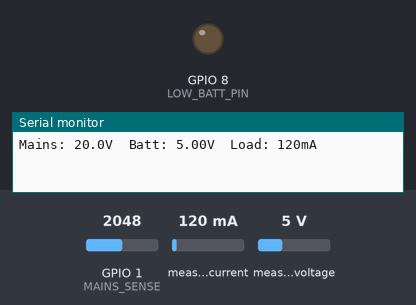
Bench run of a sketch on a simulated ESP32-S3. Parts: output pins drawn as LEDs (lit = HIGH), the last lines printed to the serial monitor. Inputs (shaded band) come from the test bench; at power-on: measured voltage 5 V, GPIO 1 (MAINS_SENSE) = 2048, measured current 120 mA.

Above: at 1.2 s.
1.3 s: measured voltage set to 3.6 V
3.2 s: measured voltage set to 3.1 V
At 4.4 s:
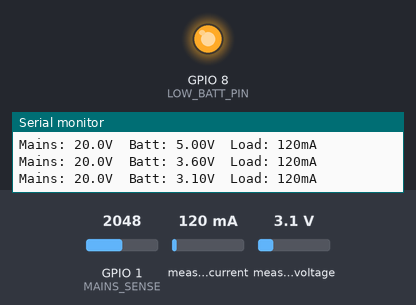
5.5 s: measured voltage set to 3.8 V
At 7.2 s:
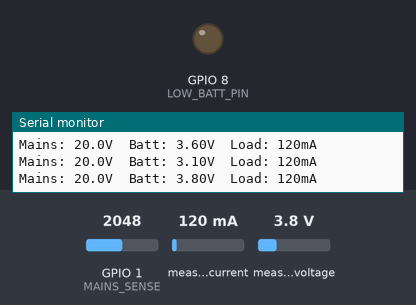
7.5 s: measured voltage set to 0.3 V
At 8.9 s:
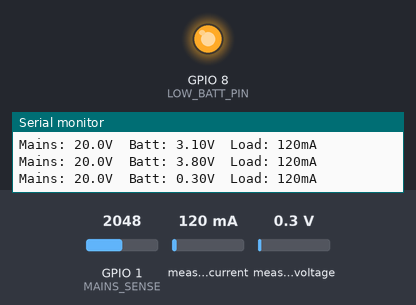
Timing chart, 0 to 10.5 s (numbered marks = the images above; inputs shaded):
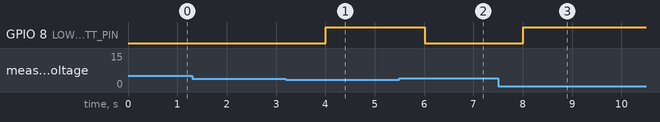

The sketch:

ina219_mains_monitor.ino
```cpp
// Reads mains presence on an analog pin, measures battery voltage and current via an INA219, prints values over serial, and toggles a GPIO to signal the Raspberry Pi to shut down when battery voltage is low.
//
// Full tutorial: https://shillehtek.com/blogs/news/raspberry-pi-tp4056-ina219-mini-ups-backup
// Parts used: https://shillehtek.com/products/18650-tp4056-1a-3-7-4-2v-lipo-battery-charging-board-micro-usb-with-current-protection
//             https://shillehtek.com/products/cjmcu-219-ina219-i2c-bi-directional-current-power-monitoring-sensor-module-with-soldering-and-foam
//             https://shillehtek.com/products/mt3608-dc-dc-step-up-boost-converter-2a-adjustable-power-module
// More examples: https://github.com/shillehbean/shillehtek-examples
//

#include <Wire.h>
#include <Adafruit_INA219.h>
Adafruit_INA219 ina;
const int MAINS_SENSE = A0;
const int LOW_BATT_PIN = 8;   // signal Pi to shut down

void setup() {
  Serial.begin(9600);
  ina.begin();
  pinMode(LOW_BATT_PIN, OUTPUT);
}

void loop() {
  int mainsRaw = analogRead(MAINS_SENSE);
  float mainsV = mainsRaw * (5.0 / 1023.0) * 2;   // divider ratio
  float battV = ina.getBusVoltage_V();
  float loadMA = ina.getCurrent_mA();

  Serial.printf("Mains: %.1fV  Batt: %.2fV  Load: %.0fmA\n", mainsV, battV, loadMA);

  // Tell the Pi to shut down gracefully if battery drops below 3.3V
  digitalWrite(LOW_BATT_PIN, battV < 3.3 ? HIGH : LOW);

  delay(2000);
}
```

Measured:
- the behaviour switches between 3.4 and 3.3 V on measured voltage (found by bisection; images 0 and 1)
- after the input at 3.2 s, GPIO 8 (LOW_BATT_PIN): LOW → HIGH after 0.81 s
- after the input at 5.5 s, GPIO 8 (LOW_BATT_PIN): HIGH → LOW after 0.51 s
- after the input at 7.5 s, GPIO 8 (LOW_BATT_PIN): LOW → HIGH after 0.52 s
